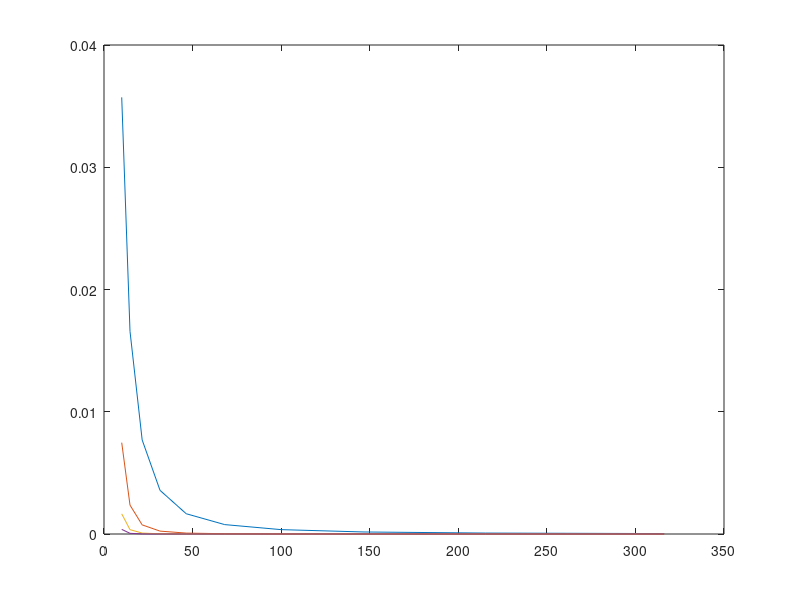
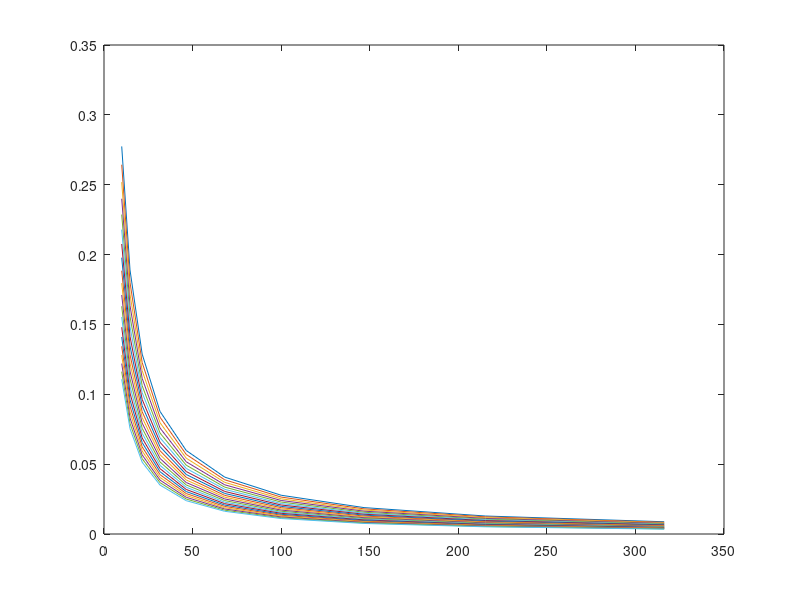

Reproduce these figures in MATLAB, in order.
% Script to check my maths and explore some of the consequences of
% frequency dependence for the splitting operator, and inverting it. 
close all
addpath('matguts')
% parms
samprate = 100;

%%  Q & V 
Q0 = 15;
c0 = 4.e3; % reference velocity in km/s

z = 200e3;

alpha = 0.27;

w = 2*pi*logspace(-log10(30),0,20);

y = cot(alpha*pi/2)/2;

Qw = Q0*power(w,alpha);
qinv0 = 1./Q0;

cw = c0*( 1 - (y/Q0)*(w/pi/2).^-alpha);

tstar = z/c0/Q0;

%% Attenuation operator
% Dwt = exp( -0.5*abs(w)*L.*qinv_w./c0 ) .* exp( -1i*w.*L.*(1./c_w - 1./c_inf) );
% Dwt = A exp(-i*w*phi)

A = exp( (-w.*z)./(2.*c0.*Qw) );
A = exp(-tstar.*w.^(1-alpha)/2); %PRECISE

wphi = w.*z.*(1./cw - 1./c0)
% wphi = w.*z.*( (c0*(1 - y.*qinv0.*(w/2/pi).^-alpha)).^-1 - 1/c0)
% wphi = w.*z.*( 1/c0*((1 - y.*qinv0.*(w/2/pi).^-alpha).^-1 - 1))
wphi = w.*z.*( 1/c0*( (1 - y.*qinv0.*(w/2/pi).^-alpha).^-1 - 1 ) )

% % until this point it has been PRECISE, now make Maclurin expansion of
% the (1 - x)^-1  where
x = y.*qinv0.*(w/2/pi).^-alpha;
% wphi_ = w.*z.*( 1/c0*(  1 + x + x.^2 + x.^3 + x.^4          - 1 ) )
% wphi_ = w.*z.*( 1/c0*( x + x.^2 + x.^3 + x.^4 ) )
% wphi_ = w.*z.*( 1/c0*( x + x.^2 + x.^3) )
% wphi_ = w.*z.*( 1/c0*( x + x.^2) )
wphi_ = w.*z.*( 1/c0*( x ) );
% wphi_ = tstar.*y.*(w/2/pi).^-alpha

% wphi_ = tstar.*w.*y.*((2*pi).^alpha).*w.^(-alpha)
% wphi_ = tstar.*w.*y.*((2*pi).^alpha).*w.^(-alpha)

%% This approximation rests on how close (1 - x)^-1 is to (1 + x)


%% approximation
Q0s = logspace(1,2.5,10);
for iq = 1:length(Q0s)
    qinv0 = 1./Q0s(iq);
    x = y.*qinv0.*(w/2/pi).^-alpha;
    
    X(iq,:) = x;
    e1(iq,1) = norm( ( (1 - x).^-1) - (1 + x) );
    e2(iq,1) = norm( ( (1 - x).^-1) - (1 + x + x.^2) );
    e3(iq,1) = norm( ( (1 - x).^-1) - (1 + x + x.^2 + x.^3) );
    e4(iq,1) = norm( ( (1 - x).^-1) - (1 + x + x.^2 + x.^3 + x.^4) );

    
    fe1(iq,1) = mean( 1 - (1 + x                     )./( (1 - x).^-1 ) );
    fe2(iq,1) = mean( 1 - (1 + x + x.^2              )./( (1 - x).^-1 ) );
    fe3(iq,1) = mean( 1 - (1 + x + x.^2 + x.^3       )./( (1 - x).^-1 ) );
    fe4(iq,1) = mean( 1 - (1 + x + x.^2 + x.^3 + x.^4)./( (1 - x).^-1 ) );
end

plot(Q0s,[e1,e2,e3,e4])
plot(Q0s,[fe1,fe2,fe3,fe4])

figure(34)
plot(Q0s,X)






